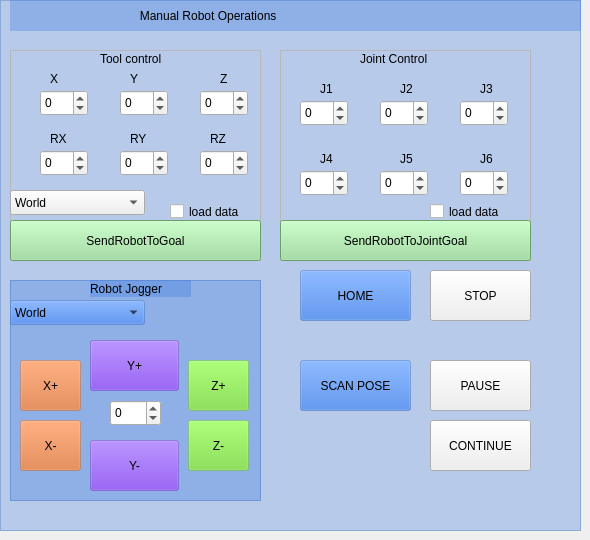
    <widget class="QWidget" name="manual">
     <attribute name="title">
      <string>MANUAL</string>
     </attribute>
     <widget class="QSpinBox" name="joint_2">
      <property name="geometry">
       <rect>
        <x>380</x>
        <y>100</y>
        <width>48</width>
        <height>26</height>
       </rect>
      </property>
      <property name="minimum">
       <number>-180</number>
      </property>
      <property name="maximum">
       <number>180</number>
      </property>
     </widget>
     <widget class="QSpinBox" name="joint_5">
      <property name="geometry">
       <rect>
        <x>380</x>
        <y>170</y>
        <width>48</width>
        <height>26</height>
       </rect>
      </property>
      <property name="minimum">
       <number>-180</number>
      </property>
      <property name="maximum">
       <number>180</number>
      </property>
     </widget>
     <widget class="QComboBox" name="RobotMoveMethod">
      <property name="geometry">
       <rect>
        <x>10</x>
        <y>190</y>
        <width>135</width>
        <height>25</height>
       </rect>
      </property>
      <item>
       <property name="text">
        <string>World</string>
       </property>
      </item>
      <item>
       <property name="text">
        <string>Joint</string>
       </property>
      </item>
     </widget>
     <widget class="QSpinBox" name="joint_4">
      <property name="geometry">
       <rect>
        <x>300</x>
        <y>170</y>
        <width>48</width>
        <height>26</height>
       </rect>
      </property>
      <property name="minimum">
       <number>-180</number>
      </property>
      <property name="maximum">
       <number>180</number>
      </property>
     </widget>
     <widget class="QSpinBox" name="goal_y">
      <property name="geometry">
       <rect>
        <x>120</x>
        <y>90</y>
        <width>48</width>
        <height>26</height>
       </rect>
      </property>
      <property name="minimum">
       <number>-1000</number>
      </property>
      <property name="maximum">
       <number>1000</number>
      </property>
     </widget>
     <widget class="QSpinBox" name="goal_rz">
      <property name="geometry">
       <rect>
        <x>200</x>
        <y>150</y>
        <width>48</width>
        <height>26</height>
       </rect>
      </property>
      <property name="minimum">
       <number>-180</number>
      </property>
      <property name="maximum">
       <number>180</number>
      </property>
     </widget>
     <widget class="QSpinBox" name="joint_3">
      <property name="geometry">
       <rect>
        <x>460</x>
        <y>100</y>
        <width>48</width>
        <height>26</height>
       </rect>
      </property>
      <property name="minimum">
       <number>-180</number>
      </property>
      <property name="maximum">
       <number>180</number>
      </property>
     </widget>
     <widget class="QPushButton" name="SendRobotToGoal">
      <property name="geometry">
       <rect>
        <x>10</x>
        <y>220</y>
        <width>251</width>
        <height>41</height>
       </rect>
      </property>
      <property name="styleSheet">
       <string notr="true">background-color: rgb(150,220, 150)</string>
      </property>
      <property name="text">
       <string>SendRobotToGoal</string>
      </property>
     </widget>
     <widget class="QSpinBox" name="goal_ry">
      <property name="geometry">
       <rect>
        <x>120</x>
        <y>150</y>
        <width>48</width>
        <height>26</height>
       </rect>
      </property>
      <property name="minimum">
       <number>-180</number>
      </property>
      <property name="maximum">
       <number>180</number>
      </property>
     </widget>
     <widget class="QSpinBox" name="goal_z">
      <property name="geometry">
       <rect>
        <x>200</x>
        <y>90</y>
        <width>48</width>
        <height>26</height>
       </rect>
      </property>
      <property name="minimum">
       <number>-1000</number>
      </property>
      <property name="maximum">
       <number>1000</number>
      </property>
     </widget>
     <widget class="QSpinBox" name="goal_x">
      <property name="geometry">
       <rect>
        <x>40</x>
        <y>90</y>
        <width>48</width>
        <height>26</height>
       </rect>
      </property>
      <property name="minimum">
       <number>-1000</number>
      </property>
      <property name="maximum">
       <number>1000</number>
      </property>
     </widget>
     <widget class="QSpinBox" name="goal_rx">
      <property name="geometry">
       <rect>
        <x>40</x>
        <y>150</y>
        <width>48</width>
        <height>26</height>
       </rect>
      </property>
      <property name="minimum">
       <number>-180</number>
      </property>
      <property name="maximum">
       <number>180</number>
      </property>
     </widget>
     <widget class="QSpinBox" name="joint_6">
      <property name="geometry">
       <rect>
        <x>460</x>
        <y>170</y>
        <width>48</width>
        <height>26</height>
       </rect>
      </property>
      <property name="minimum">
       <number>-180</number>
      </property>
      <property name="maximum">
       <number>180</number>
      </property>
     </widget>
     <widget class="QFrame" name="frame_2">
      <property name="geometry">
       <rect>
        <x>280</x>
        <y>50</y>
        <width>251</width>
        <height>211</height>
       </rect>
      </property>
      <property name="frameShape">
       <enum>QFrame::StyledPanel</enum>
      </property>
      <property name="frameShadow">
       <enum>QFrame::Raised</enum>
      </property>
      <widget class="QLabel" name="label_20">
       <property name="geometry">
        <rect>
         <x>120</x>
         <y>30</y>
         <width>67</width>
         <height>17</height>
        </rect>
       </property>
       <property name="text">
        <string>J2</string>
       </property>
      </widget>
      <widget class="QLabel" name="label_51">
       <property name="geometry">
        <rect>
         <x>200</x>
         <y>30</y>
         <width>67</width>
         <height>17</height>
        </rect>
       </property>
       <property name="text">
        <string>J3</string>
       </property>
      </widget>
      <widget class="QLabel" name="label_52">
       <property name="geometry">
        <rect>
         <x>40</x>
         <y>30</y>
         <width>67</width>
         <height>17</height>
        </rect>
       </property>
       <property name="text">
        <string>J1</string>
       </property>
      </widget>
      <widget class="QLabel" name="label_53">
       <property name="geometry">
        <rect>
         <x>40</x>
         <y>100</y>
         <width>67</width>
         <height>17</height>
        </rect>
       </property>
       <property name="text">
        <string>J4</string>
       </property>
      </widget>
      <widget class="QLabel" name="label_54">
       <property name="geometry">
        <rect>
         <x>200</x>
         <y>100</y>
         <width>67</width>
         <height>17</height>
        </rect>
       </property>
       <property name="text">
        <string>J6</string>
       </property>
      </widget>
      <widget class="QLabel" name="label_55">
       <property name="geometry">
        <rect>
         <x>120</x>
         <y>100</y>
         <width>67</width>
         <height>17</height>
        </rect>
       </property>
       <property name="text">
        <string>J5</string>
       </property>
      </widget>
      <widget class="QLabel" name="label_2">
       <property name="geometry">
        <rect>
         <x>80</x>
         <y>0</y>
         <width>101</width>
         <height>17</height>
        </rect>
       </property>
       <property name="text">
        <string>Joint Control</string>
       </property>
      </widget>
      <widget class="QCheckBox" name="load_joint_data">
       <property name="geometry">
        <rect>
         <x>150</x>
         <y>150</y>
         <width>92</width>
         <height>23</height>
        </rect>
       </property>
       <property name="text">
        <string>load data</string>
       </property>
      </widget>
      <zorder>label_2</zorder>
      <zorder>label_20</zorder>
      <zorder>label_51</zorder>
      <zorder>label_52</zorder>
      <zorder>label_53</zorder>
      <zorder>label_54</zorder>
      <zorder>label_55</zorder>
      <zorder>load_joint_data</zorder>
     </widget>
     <widget class="QSpinBox" name="joint_1">
      <property name="geometry">
       <rect>
        <x>300</x>
        <y>100</y>
        <width>48</width>
        <height>26</height>
       </rect>
      </property>
      <property name="minimum">
       <number>-180</number>
      </property>
      <property name="maximum">
       <number>180</number>
      </property>
     </widget>
     <widget class="QPushButton" name="SendRobotToJointGoal">
      <property name="geometry">
       <rect>
        <x>280</x>
        <y>220</y>
        <width>251</width>
        <height>41</height>
       </rect>
      </property>
      <property name="styleSheet">
       <string notr="true">background-color: rgb(150,220, 150)</string>
      </property>
      <property name="text">
       <string>SendRobotToJointGoal</string>
      </property>
     </widget>
     <widget class="QFrame" name="frame">
      <property name="geometry">
       <rect>
        <x>10</x>
        <y>50</y>
        <width>251</width>
        <height>211</height>
       </rect>
      </property>
      <property name="frameShape">
       <enum>QFrame::StyledPanel</enum>
      </property>
      <property name="frameShadow">
       <enum>QFrame::Raised</enum>
      </property>
      <widget class="QLabel" name="label_56">
       <property name="geometry">
        <rect>
         <x>40</x>
         <y>20</y>
         <width>67</width>
         <height>17</height>
        </rect>
       </property>
       <property name="text">
        <string>X</string>
       </property>
      </widget>
      <widget class="QLabel" name="label_57">
       <property name="geometry">
        <rect>
         <x>120</x>
         <y>20</y>
         <width>67</width>
         <height>17</height>
        </rect>
       </property>
       <property name="text">
        <string>Y</string>
       </property>
      </widget>
      <widget class="QLabel" name="label_58">
       <property name="geometry">
        <rect>
         <x>210</x>
         <y>20</y>
         <width>67</width>
         <height>17</height>
        </rect>
       </property>
       <property name="text">
        <string>Z</string>
       </property>
      </widget>
      <widget class="QLabel" name="label_59">
       <property name="geometry">
        <rect>
         <x>40</x>
         <y>80</y>
         <width>67</width>
         <height>17</height>
        </rect>
       </property>
       <property name="text">
        <string>RX</string>
       </property>
      </widget>
      <widget class="QLabel" name="label_60">
       <property name="geometry">
        <rect>
         <x>200</x>
         <y>80</y>
         <width>67</width>
         <height>17</height>
        </rect>
       </property>
       <property name="text">
        <string>RZ</string>
       </property>
      </widget>
      <widget class="QLabel" name="label_61">
       <property name="geometry">
        <rect>
         <x>120</x>
         <y>80</y>
         <width>67</width>
         <height>17</height>
        </rect>
       </property>
       <property name="text">
        <string>RY</string>
       </property>
      </widget>
      <widget class="QFrame" name="frame_3">
       <property name="geometry">
        <rect>
         <x>40</x>
         <y>210</y>
         <width>251</width>
         <height>211</height>
        </rect>
       </property>
       <property name="frameShape">
        <enum>QFrame::StyledPanel</enum>
       </property>
       <property name="frameShadow">
        <enum>QFrame::Raised</enum>
       </property>
       <widget class="QLabel" name="label_62">
        <property name="geometry">
         <rect>
          <x>20</x>
          <y>10</y>
          <width>67</width>
          <height>17</height>
         </rect>
        </property>
        <property name="text">
         <string>goal_x</string>
        </property>
       </widget>
       <widget class="QLabel" name="label_63">
        <property name="geometry">
         <rect>
          <x>100</x>
          <y>10</y>
          <width>67</width>
          <height>17</height>
         </rect>
        </property>
        <property name="text">
         <string>goal_y</string>
        </property>
       </widget>
       <widget class="QLabel" name="label_64">
        <property name="geometry">
         <rect>
          <x>190</x>
          <y>10</y>
          <width>67</width>
          <height>17</height>
         </rect>
        </property>
        <property name="text">
         <string>goal_z</string>
        </property>
       </widget>
       <widget class="QLabel" name="label_65">
        <property name="geometry">
         <rect>
          <x>20</x>
          <y>70</y>
          <width>67</width>
          <height>17</height>
         </rect>
        </property>
        <property name="text">
         <string>goal_rx</string>
        </property>
       </widget>
       <widget class="QLabel" name="label_66">
        <property name="geometry">
         <rect>
          <x>180</x>
          <y>70</y>
          <width>67</width>
          <height>17</height>
         </rect>
        </property>
        <property name="text">
         <string>goal_rz</string>
        </property>
       </widget>
       <widget class="QLabel" name="label_67">
        <property name="geometry">
         <rect>
          <x>100</x>
          <y>70</y>
          <width>67</width>
          <height>17</height>
         </rect>
        </property>
        <property name="text">
         <string>goal_ry</string>
        </property>
       </widget>
      </widget>
      <widget class="QLabel" name="label_3">
       <property name="geometry">
        <rect>
         <x>90</x>
         <y>0</y>
         <width>81</width>
         <height>17</height>
        </rect>
       </property>
       <property name="text">
        <string>Tool control</string>
       </property>
      </widget>
      <widget class="QCheckBox" name="load_tool_data">
       <property name="geometry">
        <rect>
         <x>160</x>
         <y>150</y>
         <width>92</width>
         <height>23</height>
        </rect>
       </property>
       <property name="text">
        <string>load data</string>
       </property>
      </widget>
     </widget>
     <widget class="QPushButton" name="stop">
      <property name="geometry">
       <rect>
        <x>430</x>
        <y>270</y>
        <width>101</width>
        <height>51</height>
       </rect>
      </property>
      <property name="text">
       <string>STOP</string>
      </property>
     </widget>
     <widget class="QPushButton" name="pause">
      <property name="geometry">
       <rect>
        <x>430</x>
        <y>360</y>
        <width>101</width>
        <height>51</height>
       </rect>
      </property>
      <property name="text">
       <string>PAUSE</string>
      </property>
     </widget>
     <widget class="QFrame" name="frame_4">
      <property name="geometry">
       <rect>
        <x>0</x>
        <y>0</y>
        <width>581</width>
        <height>531</height>
       </rect>
      </property>
      <property name="styleSheet">
       <string notr="true">background-color: rgba(50, 115, 220, 0.3);</string>
      </property>
      <property name="frameShape">
       <enum>QFrame::StyledPanel</enum>
      </property>
      <property name="frameShadow">
       <enum>QFrame::Raised</enum>
      </property>
      <widget class="QLabel" name="label_26">
       <property name="geometry">
        <rect>
         <x>10</x>
         <y>0</y>
         <width>571</width>
         <height>31</height>
        </rect>
       </property>
       <property name="styleSheet">
        <string notr="true">background-color: rgba(50, 115, 220, 0.3);
font: 57 14pt &quot;Ubuntu&quot;;</string>
       </property>
       <property name="text">
        <string>                                       Manual Robot Operations</string>
       </property>
      </widget>
      <widget class="QPushButton" name="y_plus">
       <property name="geometry">
        <rect>
         <x>90</x>
         <y>340</y>
         <width>89</width>
         <height>51</height>
        </rect>
       </property>
       <property name="styleSheet">
        <string notr="true">background-color: rgba(115, 50, 220, 0.3);</string>
       </property>
       <property name="text">
        <string>Y+</string>
       </property>
      </widget>
      <widget class="QPushButton" name="z_plus">
       <property name="geometry">
        <rect>
         <x>188</x>
         <y>360</y>
         <width>61</width>
         <height>51</height>
        </rect>
       </property>
       <property name="styleSheet">
        <string notr="true">background-color: rgba(115, 220, 50, 0.3);</string>
       </property>
       <property name="text">
        <string>Z+</string>
       </property>
      </widget>
      <widget class="QPushButton" name="x_plus">
       <property name="geometry">
        <rect>
         <x>20</x>
         <y>360</y>
         <width>61</width>
         <height>51</height>
        </rect>
       </property>
       <property name="styleSheet">
        <string notr="true">background-color: rgba(220, 115, 50, 0.3);</string>
       </property>
       <property name="text">
        <string>X+</string>
       </property>
      </widget>
      <widget class="QPushButton" name="x_minus">
       <property name="geometry">
        <rect>
         <x>20</x>
         <y>420</y>
         <width>61</width>
         <height>51</height>
        </rect>
       </property>
       <property name="styleSheet">
        <string notr="true">background-color: rgba(220, 115, 50, 0.3);</string>
       </property>
       <property name="text">
        <string>X-</string>
       </property>
      </widget>
      <widget class="QPushButton" name="z_minus">
       <property name="geometry">
        <rect>
         <x>188</x>
         <y>420</y>
         <width>61</width>
         <height>51</height>
        </rect>
       </property>
       <property name="styleSheet">
        <string notr="true">background-color: rgba(115, 220, 50, 0.3);</string>
       </property>
       <property name="text">
        <string>Z-</string>
       </property>
      </widget>
      <widget class="QPushButton" name="y_minus">
       <property name="geometry">
        <rect>
         <x>90</x>
         <y>440</y>
         <width>89</width>
         <height>51</height>
        </rect>
       </property>
       <property name="styleSheet">
        <string notr="true">background-color: rgba(115, 50, 220, 0.3);</string>
       </property>
       <property name="text">
        <string>Y-</string>
       </property>
      </widget>
      <widget class="QFrame" name="frame_5">
       <property name="geometry">
        <rect>
         <x>10</x>
         <y>280</y>
         <width>251</width>
         <height>221</height>
        </rect>
       </property>
       <property name="frameShape">
        <enum>QFrame::StyledPanel</enum>
       </property>
       <property name="frameShadow">
        <enum>QFrame::Raised</enum>
       </property>
       <widget class="QLabel" name="label">
        <property name="geometry">
         <rect>
          <x>80</x>
          <y>0</y>
          <width>101</width>
          <height>17</height>
         </rect>
        </property>
        <property name="text">
         <string>Robot Jogger</string>
        </property>
       </widget>
       <widget class="QComboBox" name="RobotJogMethod">
        <property name="geometry">
         <rect>
          <x>0</x>
          <y>20</y>
          <width>135</width>
          <height>25</height>
         </rect>
        </property>
        <item>
         <property name="text">
          <string>World</string>
         </property>
        </item>
        <item>
         <property name="text">
          <string>Tool</string>
         </property>
        </item>
       </widget>
      </widget>
      <widget class="QPushButton" name="home">
       <property name="geometry">
        <rect>
         <x>300</x>
         <y>270</y>
         <width>111</width>
         <height>51</height>
        </rect>
       </property>
       <property name="text">
        <string>HOME</string>
       </property>
      </widget>
      <widget class="QPushButton" name="to_scan_pose">
       <property name="geometry">
        <rect>
         <x>300</x>
         <y>360</y>
         <width>111</width>
         <height>51</height>
        </rect>
       </property>
       <property name="text">
        <string>SCAN POSE</string>
       </property>
      </widget>
      <zorder>frame_5</zorder>
      <zorder>label_26</zorder>
      <zorder>y_plus</zorder>
      <zorder>z_plus</zorder>
      <zorder>x_plus</zorder>
      <zorder>x_minus</zorder>
      <zorder>z_minus</zorder>
      <zorder>y_minus</zorder>
      <zorder>home</zorder>
      <zorder>to_scan_pose</zorder>
     </widget>
     <widget class="QSpinBox" name="jog_value">
      <property name="geometry">
       <rect>
        <x>110</x>
        <y>400</y>
        <width>51</width>
        <height>26</height>
       </rect>
      </property>
      <property name="minimum">
       <number>-200</number>
      </property>
      <property name="maximum">
       <number>200</number>
      </property>
     </widget>
     <widget class="QPushButton" name="continue_2">
      <property name="geometry">
       <rect>
        <x>430</x>
        <y>420</y>
        <width>101</width>
        <height>51</height>
       </rect>
      </property>
      <property name="text">
       <string>CONTINUE</string>
      </property>
     </widget>
     <zorder>frame_4</zorder>
     <zorder>frame</zorder>
     <zorder>frame_2</zorder>
     <zorder>joint_2</zorder>
     <zorder>joint_5</zorder>
     <zorder>RobotMoveMethod</zorder>
     <zorder>joint_4</zorder>
     <zorder>goal_y</zorder>
     <zorder>goal_rz</zorder>
     <zorder>joint_3</zorder>
     <zorder>SendRobotToGoal</zorder>
     <zorder>goal_ry</zorder>
     <zorder>goal_z</zorder>
     <zorder>goal_x</zorder>
     <zorder>goal_rx</zorder>
     <zorder>joint_6</zorder>
     <zorder>joint_1</zorder>
     <zorder>SendRobotToJointGoal</zorder>
     <zorder>stop</zorder>
     <zorder>pause</zorder>
     <zorder>jog_value</zorder>
     <zorder>continue_2</zorder>
    </widget>
